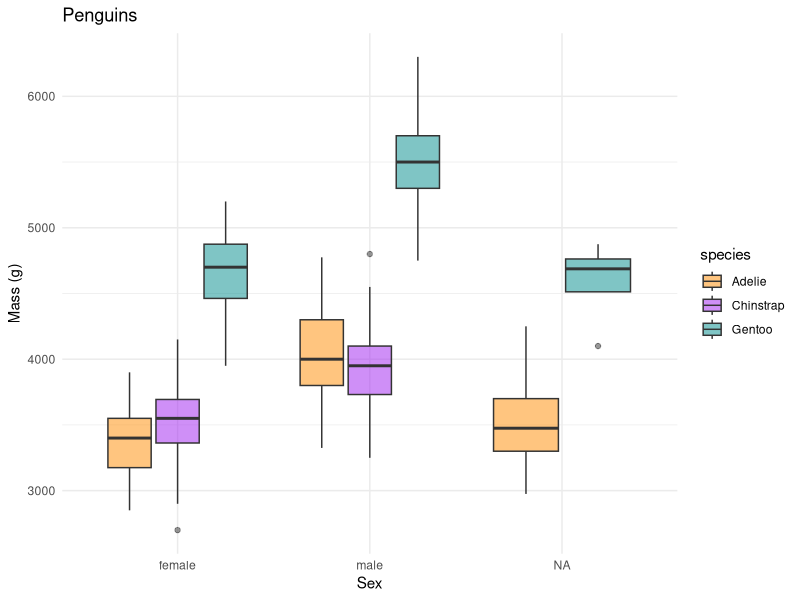

Recreate this plot in R. (Note: this script raises an error after producing the figure.)
## ---- chunk 1
knitr::opts_chunk$set(echo = FALSE)
## ---- chunk 2
setwd("C:/Users/brooke.wright/Documents/BWRIGHT_NOAA/R_fridays") #set the working directory

#install.packages("palmerpenguins")

library(palmerpenguins)
library(tidyverse)
library(knitr)
library(magick)
library(cowplot)

## ---- chunk 3
head(penguins)

## ---- chunk 4
ggplot(data = penguins, aes(x = sex, y = body_mass_g, fill = species)) +
  geom_boxplot(alpha = 0.5) +
   scale_fill_manual(values = c("darkorange","purple","cyan4")) +
  theme_minimal() +
  labs(title = "Penguins",
       x = "Sex",
       y = "Mass (g)") 

## ---- chunk 5
penguins %>%
  group_by(species) %>%
  summarize(MeanFlipperLength = mean(flipper_length_mm, na.rm = TRUE)
            , MinFlipperLength = min(flipper_length_mm, na.rm = TRUE)
            , MaxFlipperLength = max(flipper_length_mm, na.rm = TRUE)
  ) %>% 
  kable()

## ---- chunk 6
billplot <- 
  ggplot(data = penguins, aes(x = bill_depth_mm, y = bill_length_mm, color = species, shape = species)) +
  geom_point(aes(color = species), alpha = 1) +
  scale_color_manual(values = c("darkorange","purple","cyan4"), guide = FALSE) +
  scale_shape(guide = FALSE) +
  coord_cartesian(xlim = c(min(penguins$bill_depth_mm, na.rm = TRUE)-1, max(penguins$bill_depth_mm, na.rm = TRUE)+1)) +
  theme_minimal() +
  labs(title = "Penguins",
       x = "Bill Depth (mm)",
       y = "Bill Length (mm)") +
  theme(plot.margin = margin(t = 30, r = 10, b = 10, l = 10, unit = "pt"))

ggdraw() +
  draw_plot(billplot) +
  draw_image("penguins.png", x = 0.3, y = 0.38, scale = .4)


## ---- chunk 7
# install.packages("GGally")
library(GGally)
penguins %>%
  select(species, body_mass_g, ends_with("_mm")) %>%
  GGally::ggpairs(aes(color = species)) +
  scale_colour_manual(values = c("darkorange","purple","cyan4")) +
  scale_fill_manual(values = c("darkorange","purple","cyan4"))
